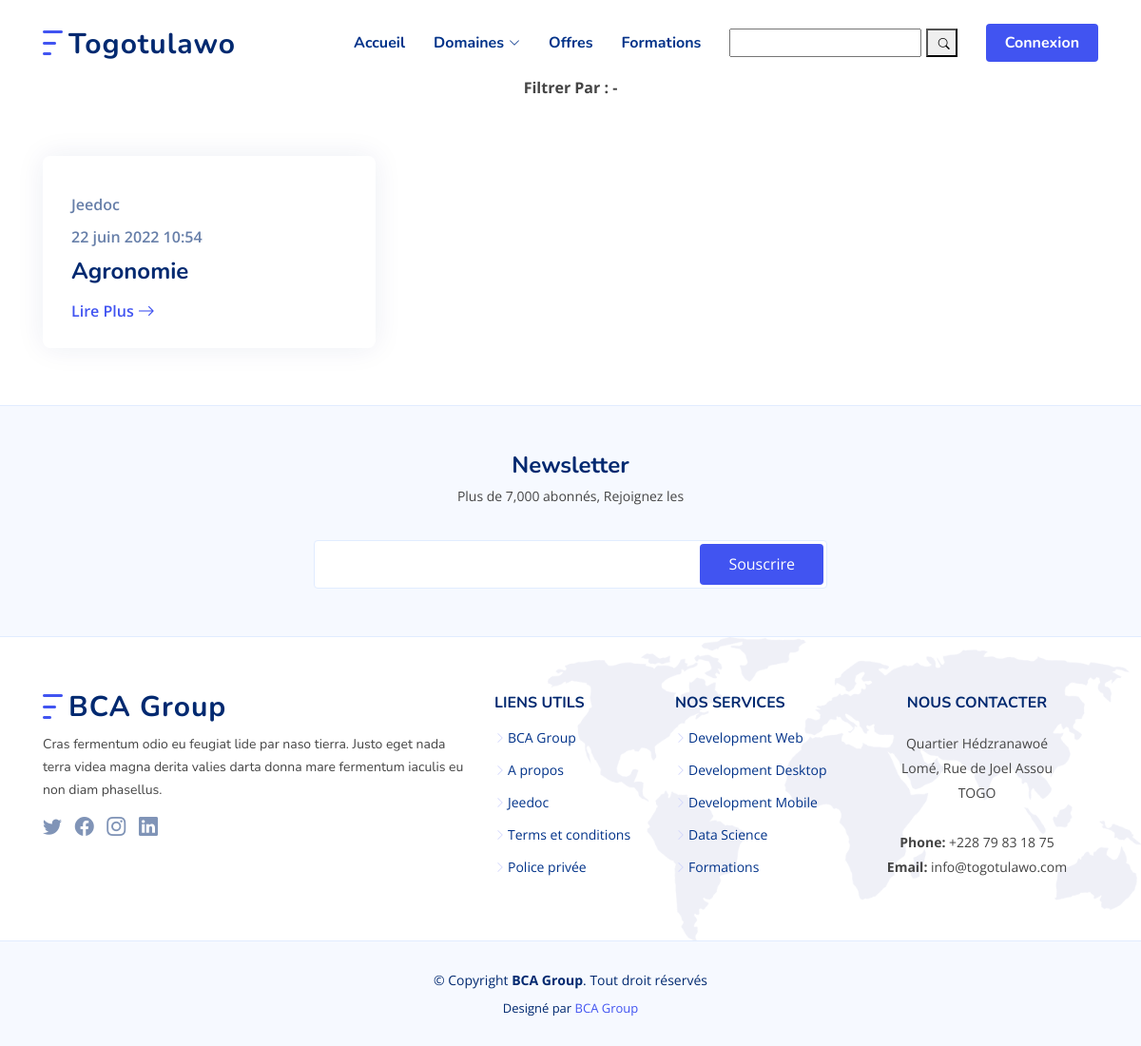
Screenshot of /offers/ with the database file from the repository.
### entreprise/models.py (models this page shows, shortened)
class Problematique(models.Model):
    entreprise = models.ForeignKey(Entreprise, on_delete=models.CASCADE)
    titre = models.CharField(max_length=300)
    domaine = models.CharField(max_length=50)
    description = FroalaField()
    slug = models.SlugField(max_length=300, unique=True)
    profil_rechercher = FroalaField()
    duree_recherche = models.IntegerField()
    is_draft = models.BooleanField(default=True)
    active = models.BooleanField(default=False)
    publish_date = models.DateTimeField(auto_now_add=True)

### account/models.py (models this page shows, shortened)
class Entreprise(models.Model):
    user = models.OneToOneField(User, on_delete=models.CASCADE)
    raison_social = models.CharField(max_length=200)
    objet_social = models.CharField(max_length=200)
    adresse = models.CharField(max_length=200)
    telephone = models.CharField(max_length=8)
    image = models.ImageField(default="static/dashboard/assets/images/user/user.png",
                              null=True, blank=True, upload_to='files/ense_pic')

### main/views/offers.py (the view)
# urls.py: path('offers/', OfferList.as_view(), name='offers'),
class OfferList(ListView):
    model = Problematique
    context_object_name = "prob"
    template_name = 'ense_offers.html'
    paginate_by = 12
    def get_queryset(self):
        problematique = Problematique.objects.filter(
            is_draft=False, active=True)
        return problematique

### main/templates/ense_offers.html
{% extends 'main_base.html' %}
{% load article_custom_tags %}
{% load humanize %}
{% block content %}
<section id="recent-blog-posts" class="recent-blog-posts">
    <div class="container" data-aos="fade-up">
        <header class="section-header">
            <div class="card-body">
                <b>Filtrer Par : - </b>
            </div>
        </header>
        <div class="row">
            {% for a in prob %}
            <div class="col-lg-4">
                <div class="post-box">
                    <div class="post-img"><img src="{% if a.couverture %} {{a.couverture.url}} {% endif %}"
                            class="img-fluid" alt=""></div>
                    <span class="post-date">{{a.entreprise.raison_social}}</span>
                    <span class="post-date">{{a.publish_date}}</span>
                    <h3 class="post-title">{{a.domaine}}</h3>
                    <a href="/offer_detail/{{a.slug}}" class="readmore stretched-link mt-auto"><span>Lire Plus</span><i
                            class="bi bi-arrow-right"></i></a>
                </div>
            </div>
            {% endfor %}
        </div>
    </div>
</section>
{% endblock %}

### static/main/assets/css/style.css (style rules this page uses)
:root { scroll-behavior: smooth; }
body { font-family: "Open Sans", sans-serif; color: #444444; }
a { color: #4154f1; text-decoration: none; }
h1, h2, h3, h4, h5, h6 { font-family: "Nunito", sans-serif; }
section { padding: 60px 0; overflow: hidden; }
.section-header { text-align: center; padding-bottom: 40px; }
.recent-blog-posts .post-box { box-shadow: 0px 0 30px rgba(1, 41, 112, 0.08); transition: 0.3s; height: 100%; overflow: hidden; padding: 30px; border-radius: 8px; position: relative; display: flex; flex-direction: column; }
.recent-blog-posts .post-box .post-img { overflow: hidden; margin: -30px -30px 15px -30px; position: relative; }
.recent-blog-posts .post-box .post-date { font-size: 16px; font-weight: 600; color: rgba(1, 41, 112, 0.6); display: block; margin-bottom: 10px; }
.recent-blog-posts .post-box .post-title { font-size: 24px; color: #012970; font-weight: 700; margin-bottom: 18px; position: relative; transition: 0.3s; }
.recent-blog-posts .post-box .readmore { display: flex; align-items: center; font-weight: 600; line-height: 1; transition: 0.3s; }
.recent-blog-posts .post-box .readmore i { line-height: 0; margin-left: 4px; font-size: 18px; }

### rows the page displays
Problematique: entreprise.raison_social "Jeedoc", publish_date "22 juin 2022 10:54", domaine "Agronomie"
